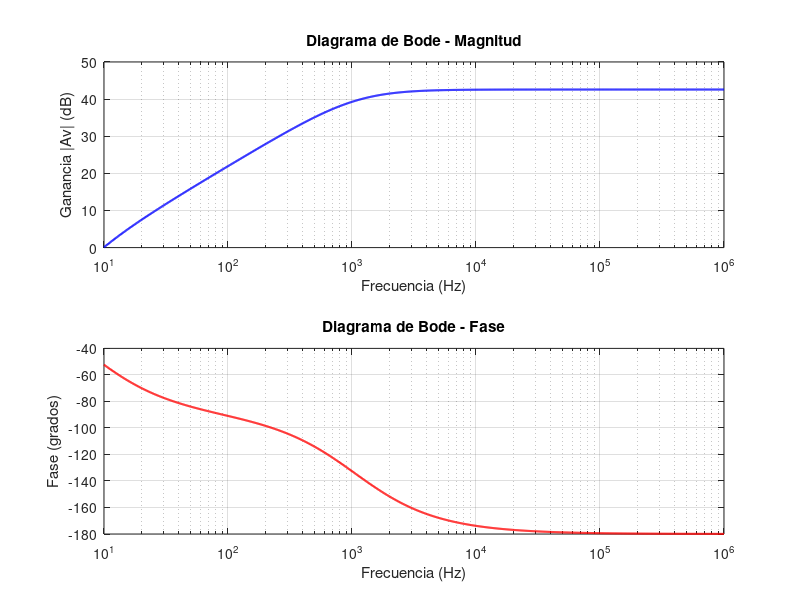

Reproduce this figure in MATLAB.
clear all; close all; clc

% --- Parámetros del Circuito ---
Rbd = 1000000;
Red = 47;
R1e = 120000;
R2e = 27000;
Rce = 6800;
Ree = 1200;
R1s = 47000;
R2s = 100000;
Res = 10;
Rcb = 100;
Ro  = 75/10;
Rl  = 8;
hie1 = 3478.1;
hie2 = 34.436;
hie3 = 2380.9;
hie4 = 313.64;
hie5 = 3.1364;
Rbb  = (R1e*R2e)/(R1e+R2e);
Rbbn = (R1s*R2s)/(R1s+R2s);
Bn = 100;
Bp = 100;

% Capacitores
C1 = 10e-6;
C2 = 33e-6 * (Bn + 1);
C3 = 10e-6;
C4 = 10e-6;
C5 = 10e-6;

Ree_prime = Ree * (Bn + 1);

Vi = 1;

% Vector de frecuencias (1 Hz a 100 MHz)
f = logspace(1, 6, 1000);
Av_mag = zeros(size(f));
Av_phase = zeros(size(f));

for k = 1:length(f)
    s = 1i * 2 * pi * f(k);

    % Construcción de la matriz G(s) de 12x12|
    G = zeros(12, 12);

    % N002
    G(1,1) = 1/Rbd + 1/hie1 + s*C1;
    G(1,2) = -1/hie1;

    % N003
    G(2,1) = -(1 - Bn)/hie1;
    G(2,2) = (1 - Bn)/hie1 + 1/hie2;
    G(2,3) = -1/hie2;

    % N004
    G(3,2) = -(1 + Bn)/hie2;
    G(3,3) = (1 + Bn)/hie2 + 1/Red + s*C3;
    G(3,4) = -s*C3;

    % N005
    G(4,3) = -s*C3;
    G(4,4) = 1/Rbb + 1/hie3 + s*C3;
    G(4,5) = -1/hie3;

    % N006
    G(5,4) = -1/hie3;
    G(5,5) = 1/hie3 + 1/Ree_prime + s*C2;

    % N007
    G(6,6) = 1/Rcb;
    G(6,7) = -1/Rcb;
    G(6,9) = -Bn/hie4;
    G(6,10) = Bn/hie4;

    % N008
    G(7,6) = -1/Rcb;
    G(7,7) = 1/Rcb + 1/hie5;

    % N009
    G(8,4) = -Bn/hie3;
    G(8,5) = Bn/hie3;
    G(8,8) = 1/Rce + s*C4;
    G(8,9) = -s*C4;

    % N010
    G(9,8) = -s*C4;
    G(9,9) = 1/Rbbn + 1/hie4 + s*C4;
    G(9,10) = -1/hie4;

    % N011
    G(10,7) = Bp/hie5;
    G(10,9) = -(1 - Bn)/hie4;
    G(10,10) = (1 - Bn)/hie4 + 1/Res + 1/Ro;
    G(10,11) = -1/Ro;

    % N012
    G(11,10) = -1/Ro;
    G(11,11) = 1/Ro + s*C5;
    G(11,12) = -s*C5;

    % N013
    G(12,11) = -s*C5;
    G(12,12) = 1/Rl + s*C5;

    % Vector B(s)
    B = zeros(12, 1);
    B(1) = s * C1;

    % Resolver V(s)
    V = G \ (B * Vi);

    vo = V(12); % Tensión en la carga Rl (N013)
    Av = vo / Vi;

    Av_mag(k) = 20 * log10(abs(Av));
    Av_phase(k) = angle(Av) * (180 / pi) - 180;
end


% Gráfica de Bode
figure;
subplot(2,1,1);
semilogx(f, Av_mag, 'b', 'LineWidth', 1.5);
grid on;
title('Diagrama de Bode - Magnitud');
xlabel('Frecuencia (Hz)');
ylabel('Ganancia |Av| (dB)');

subplot(2,1,2);
semilogx(f, Av_phase, 'r', 'LineWidth', 1.5);
grid on;
title('Diagrama de Bode - Fase');
xlabel('Frecuencia (Hz)');
ylabel('Fase (grados)');

Gain_5kHz = 10^(Av_mag(540)/20);
Vi = [2e-3, 5e-3, 10e-3, 15e-3, 17e-3, 20e-3, 25e-3, 50e-3, 75e-3, 100e-3]; %Vi en mV
Vo = zeros(1, length(Vi));  % Vector para guardar la respuesta de salida
Vo = abs(Gain_5kHz)*Vi;

disp('Gananica a 5kHz: ')
disp(abs(Gain_5kHz));

fprintf('\n   Vi (mV)     Vo de salida (V)\n');
fprintf('---------------------------------\n');
for k = 1:length(Vi)
    fprintf('   %7.1f       %10.4f\n', Vi(k)*1000, Vo(k)*1000
);
end
